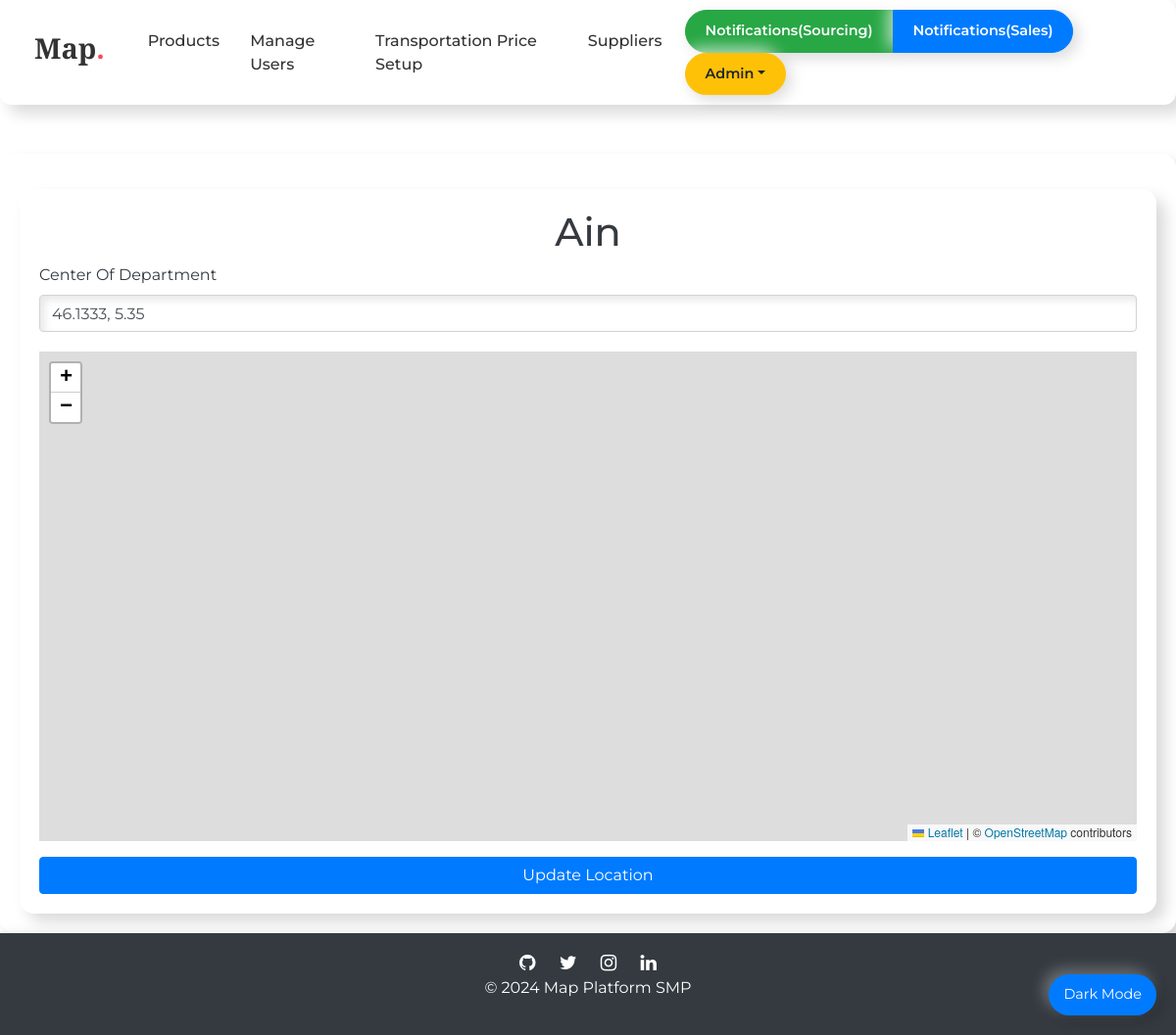
Page /region/location/298/ (signed in) on the committed database.
### accounts/models.py (models this page shows, shortened)
class User(AbstractBaseUser, PermissionsMixin):
    email = models.EmailField(max_length=255, unique=True)
    username = models.CharField(max_length=25, unique=True)
    is_active = models.BooleanField(default=True)
    is_staff = models.BooleanField(default=False)
    team = models.CharField(choices=(
        ('sourcing', 'Sourcing'),
        ('sales', 'Sales'),
    ), default='sourcing', max_length=10)
    objects = UserManager()
    countries = models.ManyToManyField(Countries, related_name='users')
    USERNAME_FIELD = 'username'

### countries/models.py (models this page shows, shortened)
class Regions(models.Model):
    country = models.ForeignKey(Countries, on_delete=models.CASCADE, related_name='regions')
    name = models.CharField(max_length=1000)
    price = models.FloatField(default=1)  # PER KM
    coefficient_price = models.FloatField(default=1.1)  # PER KM
    coefficient_distance = models.FloatField(default=100)  # PER KM
    center_lat = models.FloatField(default=0)
    center_lng = models.FloatField(default=0)

### countries/views.py (the view, shortened to what this page needs)
# urls.py: path('region/location/<int:pk>/', views.RegionLocationUpdateView.as_view(), name='region_edit_location'),
class RegionLocationUpdateView(View):
    def get_object(self, pk):
        return get_object_or_404(Regions, pk=pk)
    def get(self, request, pk):
        if not request.user.is_authenticated:
            print("Not Logged In")
            return redirect("accounts:login")
        region = self.get_object(pk)
        return render(request, 'countries/region/location.html', {
            "region": region
        })

### templates/countries/region/location.html (shortened to what this page needs)
{% extends 'base.html' %}
{% block css %}
  <link rel="stylesheet" href="https://unpkg.com/leaflet@1.9.4/dist/leaflet.css"
/>
  <link rel="stylesheet" href="https://unpkg.com/leaflet-control-geocoder/dist/Control.Geocoder.css" />
{% endblock css %}
{% block body %}
<div class="container mt-3">
    <h1 class="text-center">{{region.name}}</h1>
    <form action="" method="post">{% csrf_token %}
        <div class="form-group">
            <label for="input_center">Center Of Department</label>
            <input type="text" class="form-control" name="center" id="input_center" placeholder="Select Location On Map" value="{{region.center_lat}}, {{region.center_lng}}" required>
            <div id="map1"></div>
          </div>
        <button class="btn btn-primary col-12" type="submit">Update Location</button>
    </form>
</div>
{% endblock body %}

### templates/base.html (shortened to what this page needs)
<!DOCTYPE html>
<html lang="en">
  {% load static %}
  <head>
    <link rel="stylesheet" href="https://cdn.jsdelivr.net/npm/bootstrap@4.5.3/dist/css/bootstrap.min.css">
    <link rel="stylesheet" href="https://cdnjs.cloudflare.com/ajax/libs/font-awesome/4.7.0/css/font-awesome.min.css">
    <link rel="stylesheet" href="https://cdnjs.cloudflare.com/ajax/libs/jsoneditor/9.10.0/jsoneditor.min.css" />
    {% block css %}{% endblock css %}
  </head>
  <body>
    <nav class="navbar navbar-expand-lg">
      <div class="container-fluid">
        <a class="navbar-brand" href="/"><h3>Map<span>.</span></h3></a>
        <div class="collapse navbar-collapse" id="navbarSupportedContent">
          <ul class="navbar-nav ml-auto">
            {% if request.user.is_superuser %}
            <li class="nav-item">
              <a class="nav-link" href="{% url 'products:list' %}">Products</a>
            </li>
            <li class="nav-item">
              <a class="nav-link" href="{% url 'accounts:list' %}">Manage Users</a>
            </li>
            <li class="nav-item">
              <a class="nav-link" href="{% url 'countries:transportation_setup' %}">Transportation Price Setup</a>
            </li>
            {% endif %}
            <li class="nav-item">
              <a class="nav-link" href="{% url 'suppliers:list' %}">Suppliers</a>
            </li>
          </ul>
          <div class="form-inline my-2 my-lg-0">
            <div class="btn-group mr-2">
              {% if request.user.is_superuser %}
              <a class="btn btn-success btn-custom" href="{% url 'notifications:source_list' %}">Notifications(Sourcing)</a>
              <a class="btn btn-primary btn-custom" href="{% url 'notifications:sales_list' %}">Notifications(Sales)</a>
              {% elif request.user.team == 'sourcing' %}
              <a class="btn btn-success btn-custom" href="{% url 'notifications:source_list' %}">Notifications(Source)</a>
              {% elif request.user.team == 'sales' %}
              <a class="btn btn-primary btn-custom" href="{% url 'notifications:sales_list' %}">Notifications(Sales)</a>
              {% endif %}
            </div>
            <div class="btn-group">
              <button type="button" class="btn btn-warning btn-custom dropdown-toggle" data-toggle="dropdown">{{ request.user.username.title }}</button>
            </div>
          </div>
        </div>
      </div>
    </nav>
    <div class="container">
      {% block body %}
      {% endblock body %}
    </div>
    <footer>
      <div class="footer-icons">
        <a href="https://github.com" class="fa fa-github"></a>
        <a href="https://twitter.com" class="fa fa-twitter"></a>
        <a href="https://instagram.com" class="fa fa-instagram"></a>
        <a href="https://linkedin.com" class="fa fa-linkedin"></a>
      </div>
      <p>&copy; 2024 Map Platform SMP</p>
    </footer>
    <div class="dark-mode-toggle" onclick="toggleDarkMode()">Dark Mode</div>
  </body>
</html>

### templates/countries/region/location.html (style rules this page uses)
#map1 { height: 500px; }

### templates/base.html (style rules this page uses)
html, body { height: 100%; display: flex; flex-direction: column; }
body { background: url('https://source.unsplash.com/1600x900/?abstract') no-repeat center center fixed; background-size: cover; font-family: 'Montserrat', sans-serif; color: #343a40; background-blend-mode: overlay; background-color: rgba(255, 255, 255, 0.85); }
.navbar { background-color: #ffffff; box-shadow: 9px 9px 16px rgba(0, 0, 0, 0.15), -9px -9px 16px rgba(255, 255, 255, 0.7); padding: 10px 20px; border-radius: 12px; transition: background-color 0.5s ease; }
.navbar-brand h3 { font-weight: bold; font-size: 1.8rem; color: #333333; margin-right: 20px; font-family: 'Playfair Display', serif; }
.navbar-brand span { color: #ff4757; }
.nav-link { color: #333333; font-size: 1rem; font-weight: 500; margin-right: 15px; transition: color 0.3s ease; }
.btn-custom { border-radius: 50px; padding: 10px 20px; font-size: 0.9rem; font-weight: 600; transition: all 0.3s ease; box-shadow: 5px 5px 15px rgba(0, 0, 0, 0.15), -5px -5px 15px rgba(255, 255, 255, 0.7); }
input, select, textarea { border-radius: 10px; border: none; padding: 15px; width: 100%; margin-bottom: 20px; box-shadow: inset 4px 4px 8px rgba(0, 0, 0, 0.1), inset -4px -4px 8px rgba(255, 255, 255, 0.7); background-color: #e0e0e0; transition: box-shadow 0.3s ease; }
.container { margin-top: 50px; max-width: 100%; padding: 20px; background-color: rgba(255, 255, 255, 0.95); border-radius: 15px; box-shadow: 9px 9px 16px rgba(0, 0, 0, 0.15), -9px -9px 16px rgba(255, 255, 255, 0.7); flex: 1; }
footer { background-color: #343a40; color: #fff; padding: 20px; text-align: center; width: 100%; margin-top: auto; box-shadow: 5px 5px 15px rgba(0, 0, 0, 0.2), -5px -5px 15px rgba(255, 255, 255, 0.3); }
.footer-icons a { color: #fff; margin: 0 10px; font-size: 1.2rem; transition: color 0.3s ease; }
.dark-mode-toggle { position: fixed; bottom: 20px; right: 20px; background-color: #007bff; color: white; padding: 10px 15px; border-radius: 50px; font-size: 0.9rem; cursor: pointer; transition: all 0.3s ease; box-shadow: 5px 5px 15px rgba(0, 0, 0, 0.2), -5px -5px 15px rgba(255, 255, 255, 0.3); }

### rows in the picture
User: user.username "Admin"
Regions: name "Ain", center "46.1333, 5.35"
